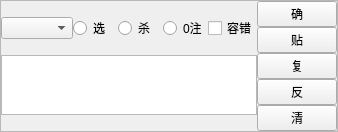
        <widget class="QFrame" name="frame_9">
         <property name="maximumSize">
          <size>
           <width>16777215</width>
           <height>100</height>
          </size>
         </property>
         <property name="frameShape">
          <enum>QFrame::StyledPanel</enum>
         </property>
         <property name="frameShadow">
          <enum>QFrame::Raised</enum>
         </property>
         <layout class="QVBoxLayout" name="verticalLayout_25">
          <property name="spacing">
           <number>0</number>
          </property>
          <property name="leftMargin">
           <number>0</number>
          </property>
          <property name="topMargin">
           <number>0</number>
          </property>
          <property name="rightMargin">
           <number>0</number>
          </property>
          <property name="bottomMargin">
           <number>0</number>
          </property>
          <item>
           <layout class="QHBoxLayout" name="horizontalLayout_17">
            <item>
             <layout class="QVBoxLayout" name="verticalLayout_26">
              <item>
               <layout class="QHBoxLayout" name="horizontalLayout_18">
                <item>
                 <widget class="QComboBox" name="comboBox_9"/>
                </item>
                <item>
                 <widget class="QRadioButton" name="radioButton_25">
                  <property name="text">
                   <string>选</string>
                  </property>
                 </widget>
                </item>
                <item>
                 <widget class="QRadioButton" name="radioButton_26">
                  <property name="text">
                   <string>杀</string>
                  </property>
                 </widget>
                </item>
                <item>
                 <widget class="QRadioButton" name="radioButton_27">
                  <property name="text">
                   <string>0注</string>
                  </property>
                 </widget>
                </item>
                <item>
                 <widget class="QCheckBox" name="checkBox_9">
                  <property name="text">
                   <string>容错</string>
                  </property>
                 </widget>
                </item>
               </layout>
              </item>
              <item>
               <widget class="QTextEdit" name="textEdit_9">
                <property name="maximumSize">
                 <size>
                  <width>16777215</width>
                  <height>60</height>
                 </size>
                </property>
               </widget>
              </item>
             </layout>
            </item>
            <item>
             <layout class="QVBoxLayout" name="verticalLayout_27">
              <item>
               <widget class="QPushButton" name="pushButton_41">
                <property name="text">
                 <string>确</string>
                </property>
               </widget>
              </item>
              <item>
               <widget class="QPushButton" name="pushButton_42">
                <property name="text">
                 <string>贴</string>
                </property>
               </widget>
              </item>
              <item>
               <widget class="QPushButton" name="pushButton_43">
                <property name="text">
                 <string>复</string>
                </property>
               </widget>
              </item>
              <item>
               <widget class="QPushButton" name="pushButton_44">
                <property name="text">
                 <string>反</string>
                </property>
               </widget>
              </item>
              <item>
               <widget class="QPushButton" name="pushButton_45">
                <property name="text">
                 <string>清</string>
                </property>
               </widget>
              </item>
             </layout>
            </item>
           </layout>
          </item>
         </layout>
        </widget>
